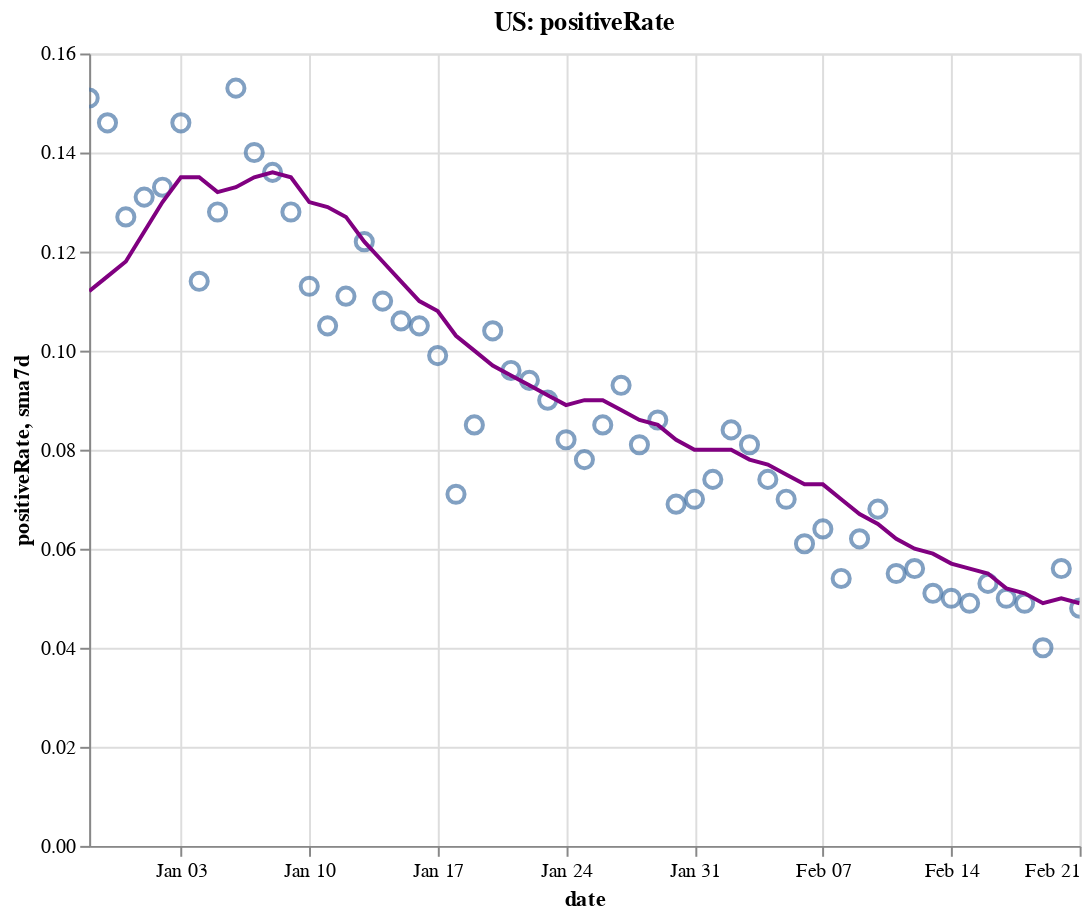

The cell this chart's notebook holds for it:
### Code cell
create_plot(us, 'positiveRate')

### Figure 1 — Vega-Lite specification as saved in the notebook (floating-point values rounded to 4 significant figures)
{"config": {"view": {"continuousWidth": 400, "continuousHeight": 300}}, "layer": [{"layer": [{"mark": {"type": "point", "size": 75}, "encoding": {"tooltip": [{"type": "temporal", "field": "date"}, {"type": "quantitative", "field": "positiveRate"}, {"type": "quantitative", "field": "sma7d"}], "x": {"type": "temporal", "field": "date"}, "y": {"type": "quantitative", "field": "positiveRate"}}, "selection": {"selector004": {"type": "interval", "bind": "scales", "encodings": ["x", "y"]}}}, {"mark": {"type": "line", "color": "purple"}, "encoding": {"x": {"type": "temporal", "field": "date"}, "y": {"type": "quantitative", "field": "sma7d"}}}]}, {"mark": {"type": "rule", "color": "#aaa"}, "encoding": {"x": {"type": "temporal", "field": "date"}}, "transform": [{"filter": {"selection": "selector003"}}]}, {"mark": "circle", "encoding": {"opacity": {"condition": {"value": 1, "selection": "selector003"}, "value": 0}, "tooltip": [{"type": "temporal", "field": "date"}, {"type": "quantitative", "field": "positiveRate"}, {"type": "quantitative", "field": "sma7d"}], "x": {"type": "temporal", "field": "date"}, "y": {"type": "quantitative", "field": "positiveRate"}}, "selection": {"selector003": {"type": "single", "encodings": ["x"], "on": "mouseover", "nearest": true, "empty": "none"}}}, {"mark": {"type": "text", "align": "left", "dx": 5, "dy": -5, "stroke": "white", "strokeWidth": 2}, "encoding": {"text": {"type": "quantitative", "field": "positiveRate"}, "tooltip": [{"type": "temporal", "field": "date"}, {"type": "quantitative", "field": "positiveRate"}, {"type": "quantitative", "field": "sma7d"}], "x": {"type": "temporal", "field": "date"}, "y": {"type": "quantitative", "field": "positiveRate"}}, "transform": [{"filter": {"selection": "selector003"}}]}, {"mark": {"type": "text", "align": "left", "dx": 5, "dy": -5}, "encoding": {"text": {"type": "quantitative", "field": "positiveRate"}, "tooltip": [{"type": "temporal", "field": "date"}, {"type": "quantitative", "field": "positiveRate"}, {"type": "quantitative", "field": "sma7d"}], "x": {"type": "temporal", "field": "date"}, "y": {"type": "quantitative", "field": "positiveRate"}}, "transform": [{"filter": {"selection": "selector003"}}]}], "data": {"name": "data-715f13a17a54569677adc788fbe66419"}, "height": 400, "title": "US: positiveRate", "width": 500, "$schema": "https://vega.github.io/schema/vega-lite/v4.8.1.json", "datasets": {"data-715f13a17a54569677adc788fbe66419": [{"date": "2020-12-29T00:00:00", "totalTestResultsIncrease": 1322000.0, "positiveIncrease": 199700.0, "death": 329600.0, "deathIncrease": 3289.0, "positiveRate": 0.151, "state": "US", "sma7d": 0.112}, {"date": "2020-12-30T00:00:00", "totalTestResultsIncrease": 1568000.0, "positiveIncrease": 229500.0, "death": 333500.0, "deathIncrease": 3900.0, "positiveRate": 0.146, "state": "US", "sma7d": 0.115}, {"date": "2020-12-31T00:00:00", "totalTestResultsIncrease": 1786000.0, "positiveIncrease": 226200.0, "death": 336800.0, "deathIncrease": 3297.0, "positiveRate": 0.127, "state": "US", "sma7d": 0.118}, {"date": "2021-01-01T00:00:00", "totalTestResultsIncrease": 1395000.0, "positiveIncrease": 182900.0, "death": 339400.0, "deathIncrease": 2592.0, "positiveRate": 0.131, "state": "US", "sma7d": 0.124}, {"date": "2021-01-02T00:00:00", "totalTestResultsIncrease": 2104000.0, "positiveIncrease": 280300.0, "death": 341800.0, "deathIncrease": 2406.0, "positiveRate": 0.133, "state": "US", "sma7d": 0.13}, {"date": "2021-01-03T00:00:00", "totalTestResultsIncrease": 1430000.0, "positiveIncrease": 208500.0, "death": 343300.0, "deathIncrease": 1455.0, "positiveRate": 0.146, "state": "US", "sma7d": 0.135}, {"date": "2021-01-04T00:00:00", "totalTestResultsIncrease": 1582000.0, "positiveIncrease": 179600.0, "death": 344800.0, "deathIncrease": 1547.0, "positiveRate": 0.114, "state": "US", "sma7d": 0.135}, {"date": "2021-01-05T00:00:00", "totalTestResultsIncrease": 1715000.0, "positiveIncrease": 219100.0, "death": 348300.0, "deathIncrease": 3484.0, "positiveRate": 0.128, "state": "US", "sma7d": 0.132}, {"date": "2021-01-06T00:00:00", "totalTestResultsIncrease": 1638000.0, "positiveIncrease": 250200.0, "death": 352200.0, "deathIncrease": 3902.0, "positiveRate": 0.153, "state": "US", "sma7d": 0.133}, {"date": "2021-01-07T00:00:00", "totalTestResultsIncrease": 1946000.0, "positiveIncrease": 272000.0, "death": 356300.0, "deathIncrease": 4079.0, "positiveRate": 0.14, "state": "US", "sma7d": 0.135}, {"date": "2021-01-08T00:00:00", "totalTestResultsIncrease": 2164000.0, "positiveIncrease": 295100.0, "death": 360000.0, "deathIncrease": 3780.0, "positiveRate": 0.136, "state": "US", "sma7d": 0.136}, {"date": "2021-01-09T00:00:00", "totalTestResultsIncrease": 2112000.0, "positiveIncrease": 269400.0, "death": 363600.0, "deathIncrease": 3537.0, "positiveRate": 0.128, "state": "US", "sma7d": 0.135}, {"date": "2021-01-10T00:00:00", "totalTestResultsIncrease": 2025000.0, "positiveIncrease": 228700.0, "death": 365700.0, "deathIncrease": 2068.0, "positiveRate": 0.113, "state": "US", "sma7d": 0.13}, {"date": "2021-01-11T00:00:00", "totalTestResultsIncrease": 1867000.0, "positiveIncrease": 195300.0, "death": 367400.0, "deathIncrease": 1733.0, "positiveRate": 0.105, "state": "US", "sma7d": 0.129}, {"date": "2021-01-12T00:00:00", "totalTestResultsIncrease": 1959000.0, "positiveIncrease": 218000.0, "death": 371400.0, "deathIncrease": 4064.0, "positiveRate": 0.111, "state": "US", "sma7d": 0.127}, {"date": "2021-01-13T00:00:00", "totalTestResultsIncrease": 1840000.0, "positiveIncrease": 224500.0, "death": 375500.0, "deathIncrease": 4087.0, "positiveRate": 0.122, "state": "US", "sma7d": 0.122}, {"date": "2021-01-14T00:00:00", "totalTestResultsIncrease": 2044000.0, "positiveIncrease": 225600.0, "death": 379500.0, "deathIncrease": 3915.0, "positiveRate": 0.11, "state": "US", "sma7d": 0.118}, {"date": "2021-01-15T00:00:00", "totalTestResultsIncrease": 2322000.0, "positiveIncrease": 246500.0, "death": 383100.0, "deathIncrease": 3679.0, "positiveRate": 0.106, "state": "US", "sma7d": 0.114}, {"date": "2021-01-16T00:00:00", "totalTestResultsIncrease": 2079000.0, "positiveIncrease": 218100.0, "death": 386800.0, "deathIncrease": 3709.0, "positiveRate": 0.105, "state": "US", "sma7d": 0.11}, {"date": "2021-01-17T00:00:00", "totalTestResultsIncrease": 1893000.0, "positiveIncrease": 187200.0, "death": 388900.0, "deathIncrease": 2053.0, "positiveRate": 0.099, "state": "US", "sma7d": 0.108}, {"date": "2021-01-18T00:00:00", "totalTestResultsIncrease": 2116000.0, "positiveIncrease": 150800.0, "death": 390300.0, "deathIncrease": 1395.0, "positiveRate": 0.071, "state": "US", "sma7d": 0.103}, {"date": "2021-01-19T00:00:00", "totalTestResultsIncrease": 1728000.0, "positiveIncrease": 146600.0, "death": 392400.0, "deathIncrease": 2141.0, "positiveRate": 0.085, "state": "US", "sma7d": 0.1}, {"date": "2021-01-20T00:00:00", "totalTestResultsIncrease": 1824000.0, "positiveIncrease": 189200.0, "death": 396800.0, "deathIncrease": 4409.0, "positiveRate": 0.104, "state": "US", "sma7d": 0.097}, {"date": "2021-01-21T00:00:00", "totalTestResultsIncrease": 1935000.0, "positiveIncrease": 186300.0, "death": 400700.0, "deathIncrease": 3878.0, "positiveRate": 0.096, "state": "US", "sma7d": 0.095}, {"date": "2021-01-22T00:00:00", "totalTestResultsIncrease": 2033000.0, "positiveIncrease": 190900.0, "death": 404700.0, "deathIncrease": 3980.0, "positiveRate": 0.094, "state": "US", "sma7d": 0.093}, {"date": "2021-01-23T00:00:00", "totalTestResultsIncrease": 1968000.0, "positiveIncrease": 177100.0, "death": 408300.0, "deathIncrease": 3591.0, "positiveRate": 0.09, "state": "US", "sma7d": 0.091}, {"date": "2021-01-24T00:00:00", "totalTestResultsIncrease": 1764000.0, "positiveIncrease": 144200.0, "death": 410200.0, "deathIncrease": 1944.0, "positiveRate": 0.082, "state": "US", "sma7d": 0.089}, {"date": "2021-01-25T00:00:00", "totalTestResultsIncrease": 1721000.0, "positiveIncrease": 133500.0, "death": 411800.0, "deathIncrease": 1593.0, "positiveRate": 0.078, "state": "US", "sma7d": 0.09}, {"date": "2021-01-26T00:00:00", "totalTestResultsIncrease": 1725000.0, "positiveIncrease": 146400.0, "death": 415600.0, "deathIncrease": 3734.0, "positiveRate": 0.085, "state": "US", "sma7d": 0.09}, {"date": "2021-01-27T00:00:00", "totalTestResultsIncrease": 1654000.0, "positiveIncrease": 154000.0, "death": 419600.0, "deathIncrease": 4077.0, "positiveRate": 0.093, "state": "US", "sma7d": 0.088}, {"date": "2021-01-28T00:00:00", "totalTestResultsIncrease": 1951000.0, "positiveIncrease": 157300.0, "death": 423600.0, "deathIncrease": 4011.0, "positiveRate": 0.081, "state": "US", "sma7d": 0.086}, {"date": "2021-01-29T00:00:00", "totalTestResultsIncrease": 1952000.0, "positiveIncrease": 167100.0, "death": 427100.0, "deathIncrease": 3503.0, "positiveRate": 0.086, "state": "US", "sma7d": 0.085}, {"date": "2021-01-30T00:00:00", "totalTestResultsIncrease": 2158000.0, "positiveIncrease": 148800.0, "death": 430100.0, "deathIncrease": 2982.0, "positiveRate": 0.069, "state": "US", "sma7d": 0.082}, {"date": "2021-01-31T00:00:00", "totalTestResultsIncrease": 1716000.0, "positiveIncrease": 119400.0, "death": 432200.0, "deathIncrease": 2059.0, "positiveRate": 0.07, "state": "US", "sma7d": 0.08}, {"date": "2021-02-01T00:00:00", "totalTestResultsIncrease": 1634000.0, "positiveIncrease": 120200.0, "death": 433800.0, "deathIncrease": 1562.0, "positiveRate": 0.074, "state": "US", "sma7d": 0.08}, {"date": "2021-02-02T00:00:00", "totalTestResultsIncrease": 1403000.0, "positiveIncrease": 117600.0, "death": 437200.0, "deathIncrease": 3486.0, "positiveRate": 0.084, "state": "US", "sma7d": 0.08}, {"date": "2021-02-03T00:00:00", "totalTestResultsIncrease": 1443000.0, "positiveIncrease": 117000.0, "death": 440900.0, "deathIncrease": 3685.0, "positiveRate": 0.081, "state": "US", "sma7d": 0.078}, {"date": "2021-02-04T00:00:00", "totalTestResultsIncrease": 1678000.0, "positiveIncrease": 123900.0, "death": 446100.0, "deathIncrease": 5212.0, "positiveRate": 0.074, "state": "US", "sma7d": 0.077}, {"date": "2021-02-05T00:00:00", "totalTestResultsIncrease": 1879000.0, "positiveIncrease": 131100.0, "death": 449700.0, "deathIncrease": 3543.0, "positiveRate": 0.07, "state": "US", "sma7d": 0.075}, {"date": "2021-02-06T00:00:00", "totalTestResultsIncrease": 1882000.0, "positiveIncrease": 114600.0, "death": 452700.0, "deathIncrease": 2994.0, "positiveRate": 0.061, "state": "US", "sma7d": 0.073}, {"date": "2021-02-07T00:00:00", "totalTestResultsIncrease": 1498000.0, "positiveIncrease": 95990.0, "death": 454100.0, "deathIncrease": 1475.0, "positiveRate": 0.064, "state": "US", "sma7d": 0.073}, {"date": "2021-02-08T00:00:00", "totalTestResultsIncrease": 1434000.0, "positiveIncrease": 77740.0, "death": 455500.0, "deathIncrease": 1309.0, "positiveRate": 0.054, "state": "US", "sma7d": 0.07}, {"date": "2021-02-09T00:00:00", "totalTestResultsIncrease": 1503000.0, "positiveIncrease": 92990.0, "death": 458200.0, "deathIncrease": 2795.0, "positiveRate": 0.062, "state": "US", "sma7d": 0.067}, {"date": "2021-02-10T00:00:00", "totalTestResultsIncrease": 1393000.0, "positiveIncrease": 95190.0, "death": 461700.0, "deathIncrease": 3445.0, "positiveRate": 0.068, "state": "US", "sma7d": 0.065}, {"date": "2021-02-11T00:00:00", "totalTestResultsIncrease": 1873000.0, "positiveIncrease": 102400.0, "death": 465600.0, "deathIncrease": 3873.0, "positiveRate": 0.055, "state": "US", "sma7d": 0.062}, {"date": "2021-02-12T00:00:00", "totalTestResultsIncrease": 1819000.0, "positiveIncrease": 101000.0, "death": 471000.0, "deathIncrease": 5427.0, "positiveRate": 0.056, "state": "US", "sma7d": 0.06}, {"date": "2021-02-13T00:00:00", "totalTestResultsIncrease": 1767000.0, "positiveIncrease": 90640.0, "death": 474500.0, "deathIncrease": 3467.0, "positiveRate": 0.051, "state": "US", "sma7d": 0.059}, {"date": "2021-02-14T00:00:00", "totalTestResultsIncrease": 1434000.0, "positiveIncrease": 72160.0, "death": 475800.0, "deathIncrease": 1366.0, "positiveRate": 0.05, "state": "US", "sma7d": 0.057}, {"date": "2021-02-15T00:00:00", "totalTestResultsIncrease": 1133000.0, "positiveIncrease": 55080.0, "death": 476900.0, "deathIncrease": 1078.0, "positiveRate": 0.049, "state": "US", "sma7d": 0.056}, {"date": "2021-02-16T00:00:00", "totalTestResultsIncrease": 1060000.0, "positiveIncrease": 56310.0, "death": 478300.0, "deathIncrease": 1353.0, "positiveRate": 0.053, "state": "US", "sma7d": 0.055}, {"date": "2021-02-17T00:00:00", "totalTestResultsIncrease": 1345000.0, "positiveIncrease": 66840.0, "death": 480600.0, "deathIncrease": 2348.0, "positiveRate": 0.05, "state": "US", "sma7d": 0.052}, {"date": "2021-02-18T00:00:00", "totalTestResultsIncrease": 1357000.0, "positiveIncrease": 66820.0, "death": 483200.0, "deathIncrease": 2616.0, "positiveRate": 0.049, "state": "US", "sma7d": 0.051}, {"date": "2021-02-19T00:00:00", "totalTestResultsIncrease": 1878000.0, "positiveIncrease": 74680.0, "death": 485700.0, "deathIncrease": 2477.0, "positiveRate": 0.04, "state": "US", "sma7d": 0.049}, {"date": "2021-02-20T00:00:00", "totalTestResultsIncrease": 1275000.0, "positiveIncrease": 71950.0, "death": 487800.0, "deathIncrease": 2074.0, "positiveRate": 0.056, "state": "US", "sma7d": 0.05}, {"date": "2021-02-21T00:00:00", "totalTestResultsIncrease": 1226000.0, "positiveIncrease": 58430.0, "death": 488800.0, "deathIncrease": 1286.0, "positiveRate": 0.048, "state": "US", "sma7d": 0.049}]}}
